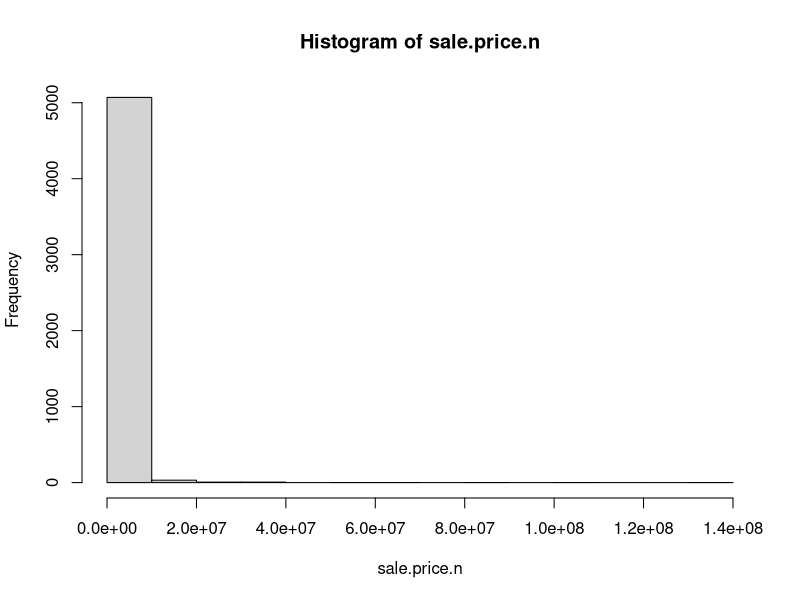

Write the R code that produced this figure. (Note: this script raises an error after producing the figure.)
# Author: Benjamin Reddy
# Taken from pages 49-50 of O'Neil and Schutt

#require(gdata)
#require(plyr) #Added by Monnie McGee
#install the gdata and plyr packages and load in to R.
library(plyr)
library(gdata)
setwd(".")
getwd()

# So, save the file as a csv and use read.csv instead
bx <- read.csv("data/rollingsales_bronx.csv",skip=4,header=TRUE)

## Check the data
head(bx)
summary(bx)
str(bx) # Very handy function!

## clean/format the data with regular expressions
## More on these later. For now, know that the
## pattern "[^[:digit:]]" refers to members of the variable name that
## start with digits. We use the gsub command to replace them with a blank space.
# We create a new variable that is a "clean' version of sale.price.
# And sale.price.n is numeric, not a factor.
bx$SALE.PRICE.N <- as.numeric(gsub("[^[:digit:]]","", bx$SALE.PRICE))
bx$sale.date.d <-strptime(bx$SALE.DATE, "%m/%d/%Y")
count(is.na(bx$SALE.PRICE.N))

names(bx) <- tolower(names(bx)) # make all variable names lower case

## Get rid of leading digits
bx$gross.sqft <- as.numeric(gsub("[^[:digit:]]","", bx$gross.square.feet))
bx$land.sqft <- as.numeric(gsub("[^[:digit:]]","", bx$land.square.feet))
bx$year.built <- as.numeric(as.character(bx$year.built))

## do a bit of exploration to make sure there's not anything
## weird going on with sale prices
attach(bx)
hist(sale.price.n)

## calculate price.per.sqft
price.per.sqft <- bx.homes$sale.price.n / bx.homes$gross.sqft

## keep only the actual sales
bx.sale <- bx[bx$sale.price.n!=0,]
plot(bx.sale$gross.sqft,bx.sale$sale.price.n)
plot(log10(bx.sale$gross.sqft),log10(bx.sale$sale.price.n))

## for now, let's look at 1-, 2-, and 3-family homes
bx.homes <- bx.sale[which(grepl("FAMILY",bx.sale$building.class.category)),]
dim(bx.homes)
plot(log10(bx.homes$gross.sqft),log10(bx.homes$sale.price.n))
summary(bx.homes[which(bx.homes$sale.price.n<100000),])


## remove outliers that seem like they weren't actual sales
bx.homes$outliers <- (log10(bx.homes$sale.price.n) <=5) + 0
bx.homes <- bx.homes[which(bx.homes$outliers==0),]

write.csv(bx.homes,file="data/bronx_rollingsales_homes_clean.csv",quote=T)
